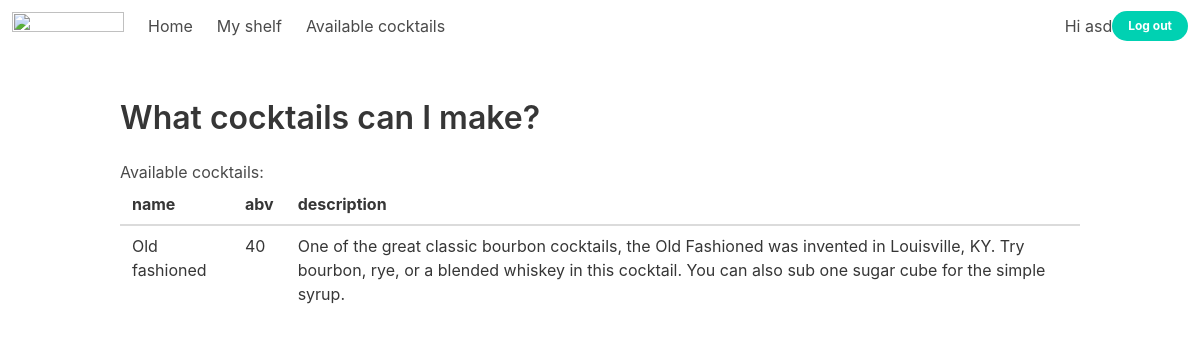
/availables (signed in), run on the app's committed database.
### Models.py (models this page shows)
class BaseModel(Model):
    class Meta:
        database = database

class Cocktails(BaseModel):
    name = TextField()
    abv = IntegerField()
    description = TextField()
    class Meta:
        table_name = 'cocktails'

### app.py (the view)
@app.route('/availables')
def availables():
    if session.get('username') is None:
        return redirect(url_for('home'))
    q = Cocktails.select(Cocktails.name, Cocktails.abv, Cocktails.description).where(
            Cocktails.id.not_in(
                Recipes.select(Recipes.cocktail_id).where(
                        Recipes.alc_id.not_in(
                            Shelfs.select(Shelfs.alc_id).where(
                                Shelfs.user_id == session.get('user_id')
                                )
                            )
                        )
                    )
            )
    return render_template('availables.html', available_cocktails=q.dicts(), username=session.get('username'))

### app.py (called while the page is built)
@app.before_request
def _db_connect():
    database.connect()

@app.teardown_request
def _db_close(_):
    if not database.is_closed():
        database.close()

### templates/availables.html (shortened to what this page needs)
<!DOCTYPE html>
<html>
<head>
    <link rel="stylesheet" href="https://cdn.jsdelivr.net/npm/bulma@0.9.1/css/bulma.min.css">
</head>
<body>
    <header class="is-size-0.5">
        <nav class="navbar" role="navigation" aria-label="main navigation">
            <div class="navbar-brand">
              <a class="navbar-item" href="/">
                <img src="https://cdn.shopify.com/s/files/1/0249/3988/8733/files/The_Modern_Home_Bar_Logo_2_Cropped_360x.png?v=1556052310" width="112" height="28">
              </a>
            </div>
            <div id="navbarBasicExample" class="navbar-menu">
              <div class="navbar-start">
                <a class="navbar-item">
                  Home
                </a>
                <a class="navbar-item" href="/shelf">
                  My shelf
                </a>
                <a class="navbar-item" href="/availables">
                    Available cocktails
                  </a>
                </div>
              </div>
            <div class="navbar-end">
                <div class="navbar-item">
                    <div style="margin:0 auto">
                        <p>Hi {{username}}</p>
                    </div>
                  <div class="buttons">
                    <a class="button is-primary is-rounded button is-small" href="/logout">
                      <strong>Log out</strong>
                    </a>
                </div>
            </div>
          </div>
        </nav>
    </header>
    <section class="section">
        <div class="container">
            <h1 class="title">
                What cocktails can I make?
            </h1>
            <h2>Available cocktails: </h2>
            <table class="table is-hoverable">
                <thead>
                    {% for k in available_cocktails[0] %}
                    <th>{{k}}</th>
                    {% endfor %}
                </thead>
                {% for cocktail_details in available_cocktails %}
                <tr>
                    {% for k, v in cocktail_details.items() %}
                    <td>{{v}}</td>
                    {% endfor %}
                </tr>
                {% endfor %}
            </table>
        </div>
    </section>
</body>
</html>

### data on the page
Cocktails: name "Old fashioned", cocktail_details "40", description "One of the great classic bourbon cocktails, the Old Fashioned was invented in Louisville, KY. Try bourbon, rye, or a blended whiskey in this cocktail. You can also sub one sugar cube for the simple syrup."

### other printed values
{{ username }} "asd"
{{ k }} "name" "abv" "description"
